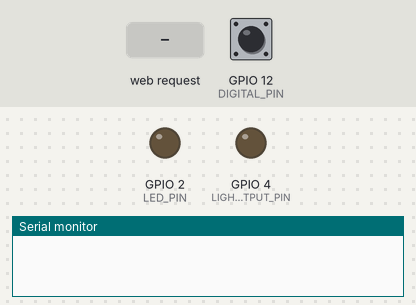
Simulated run of this sketch. Board: ESP8266 (NodeMCU). Shown: output pins drawn as LEDs (lit = HIGH), the last lines printed to the serial monitor. The test bench sets the inputs (shaded band); at power-on: GPIO 12 (DIGITAL_PIN) HIGH. WiFi joins after 1.5 s; servers stay silent unless stated.

Above: at 0.11 s.
At 2.7 s:
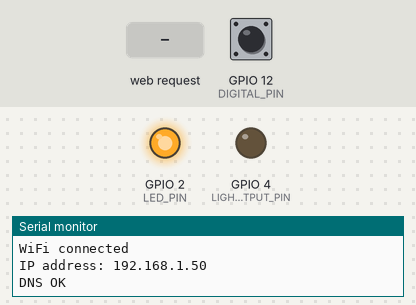
2.8 s: HTTP request GET /toggle received
At 3.8 s:
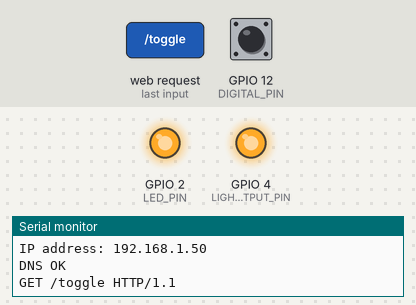
4.3 s: HTTP request GET /read received
Timing chart, 0 to 7.3 s (numbered marks = the images above; inputs shaded):
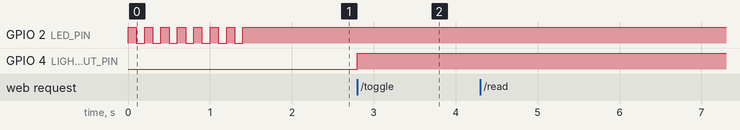

Measured:
- after the input at 2.8 s, GPIO 4 (LIGHT_OUTPUT_PIN): LOW → HIGH at once

The sketch:

WebServer.ino
```cpp
/*
 * Toggles output pin everytime receives a HTTP toogle request
 *
 *  Last edit on: 6/11/2017
 *      Author: Igor Avila Amaral de Souza
 */

#include"Util.h"


//Creat a webserver at port 80
WiFiServer server(80);

void setup()
{
  Serial.begin(9600);
  initHardware();
  connectWiFi();
  Serial.println("WiFi connected");
  Serial.print("IP address: ");
  Serial.println(WiFi.localIP());
  server.begin();

  setupMDNS();
  Serial.println("DNS OK");
}

void loop()
{

  // Check if a client has connected
  WiFiClient client = server.available();
  if (!client) {
    //If no client, restart the loop
    return;
  }

  // Read the first line of the request
  String req = client.readStringUntil('\r');
  Serial.println(req);
  client.flush();

  bool toggle_command = false;
  bool read_command = false;

  // If toggle request toggle the output pin
  if (req.indexOf("/toggle") != -1){
      digitalWrite(LIGHT_OUTPUT_PIN, !digitalRead(LIGHT_OUTPUT_PIN));
      toggle_command = true;
  }

  if(req.indexOf("/read") != -1){
      read_command = true;
  }

  client.flush();

  // Otherwise request will be invalid.

  // Prepare the response. Start with the common header:
  String s = "HTTP/1.1 200 OK\r\n";
  s += "Content-Type: text/html\r\n\r\n";
  s += "<!DOCTYPE HTML>\r\n<html>\r\n";
  // If we're setting the LED, print out a message saying we did
  if (toggle_command)
  {
    s += "OUTPUT Toggled";
  }
  else if (read_command)
  { // If we're reading pins, print out those values:
    s += "Analog Pin = ";
    s += String(analogRead(ANALOG_PIN));
    s += "<br>"; // Go to the next line.
    s += "INPUT Digital Pin = ";
    s += String(digitalRead(DIGITAL_PIN));
  }
  else
  {
    s += "Invalid Request.<br> Try /toggle, or /read.";
  }
  s += "</html>\n";

  // Send the response to the client
  client.print(s);
  delay(1);

  // The client will actually be disconnected
  // when the function returns and 'client' object is detroyed
}
```

Util.cpp
```cpp
/*
 * Util.cpp
 *
 * Auxiliary start up and configuration functions
 *
 *  Created on: 1/11/2017
 *      Author: Igor Avila Amaral de Souza
 */


#include "Util.h"

extern IPAddress STATIC_IP(192, 168, 43, 252);
extern IPAddress gateway(192, 168, 43, 1);
extern IPAddress subnet(255, 255, 255, 0);


/* ************************************************** */
/* Method name:      connectWiFi                      */
/* Method description: start and configure a Wifi connection */
/* Input params:     n/a                              */
/* Outpu params:     n/a                              */
/* ************************************************** */
void  connectWiFi()
{

  // config static IP
  WiFi.config(STATIC_IP, gateway, subnet);
  // Set WiFi mode to station (as opposed to AP or AP_STA)
  WiFi.mode(WIFI_STA);

  // WiFI.begin([ssid], [passkey]) initiates a WiFI connection
  // to the stated [ssid], using the [passkey] as a WPA, WPA2,
  // or WEP passphrase.
  WiFi.begin(WiFiSSID, WiFiPSK);
  digitalWrite(LIGHT_OUTPUT_PIN, false);
  // Use the WiFi.status() function to check if the ESP8266
  // is connected to a WiFi network.
  while (WiFi.status() != WL_CONNECTED)
  {
    digitalWrite(LED_PIN, !digitalRead(LED_PIN));
    delay(100);
    //Blinks the LED while the board is not connected
  }
}


/* ************************************************** */
/* Method name:      initHardware             		  */
/* Method description: inititialize pin configurations          */
/* Input params:     n/a              		   		  */
/* Outpu params:     n/a               				  */
/* ************************************************** */
void initHardware()
{
  pinMode(DIGITAL_PIN, INPUT_PULLUP);
  pinMode(LIGHT_OUTPUT_PIN, OUTPUT);
  pinMode(LED_PIN, OUTPUT);
  pinMode(ANALOG_PIN, INPUT);
}


/* ************************************************** */
/* Method name:      setupMDNS             */
/* Method description: start mDNS to resolve host names */
/* Input params:     n/a                */
/* Outpu params:     n/a                */
/* ************************************************** */
bool setupMDNS()
{
  // Call MDNS.begin(<domain>) to set up mDNS to point to
  // "<domain>.local"
  if (!MDNS.begin("thing"))
  {
    return false;
  }
  return true;
}
```

Util.h
```cpp
/*
 * Util.h
 *
 * Auxiliary start up and configuration functions
 *
 *  Created on: 1/11/2017
 *      Author: Igor Avila Amaral de Souza
 */

#ifndef Util_h
#define Util_h

// Includes //

#include "Arduino.h"
#include <ESP8266WiFi.h>
#include <ESP8266mDNS.h>

// WiFi Definitions //
extern IPAddress STATIC_IP;
extern IPAddress gateway;
extern IPAddress subnet;

const char WiFiSSID[] = "SSID";
const char WiFiPSK[] = "Password";

// Pin Definitions //
const int LIGHT_OUTPUT_PIN = 4;
const int LED_PIN = 2; //Onboard led pin
const int ANALOG_PIN = A0; // The only analog pin on the Thing
const int DIGITAL_PIN = 12; // Digital pin to be read

// Methods //

/* ************************************************** */
/* Method name:      connectWiFi                      */
/* Method description: start and configure a Wifi connection */
/* Input params:     n/a                              */
/* Outpu params:     n/a                              */
/* ************************************************** */
void  connectWiFi();

/* ************************************************** */
/* Method name:      initHardware             */
/* Method description: inititialize pin configurations          */
/* Input params:     n/a                */
/* Outpu params:     n/a                */
/* ************************************************** */
void initHardware();

/* ************************************************** */
/* Method name:      setupMDNS             */
/* Method description: start mDNS to resolve host names */
/* Input params:     n/a                */
/* Outpu params:     n/a                */
/* ************************************************** */
bool setupMDNS();

#endif
```
